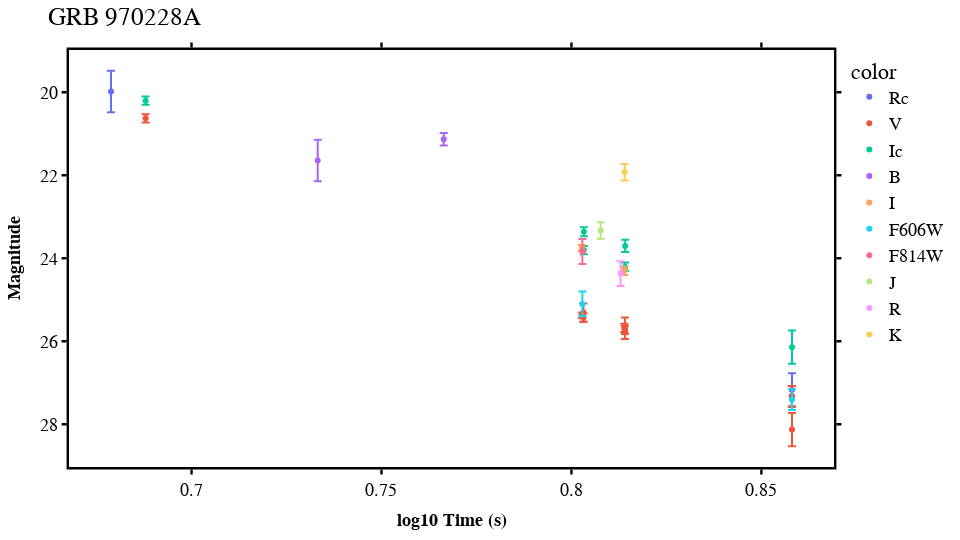

The code cell stored with this chart in its notebook:
### Code cell
import sys
sys.path.append('D:/grb/grbLC/')
from grblc.evolution.lightcurve import Lightcurve

lc = Lightcurve(path='converted/970228A_magAB_extcorr.txt',
                              data_space = "log",
                              name = '970228A')

lc.displayGRB()

### Figure 1 — Plotly figure (JSON) as saved in the notebook; plotly's stock layout.template omitted (floating-point values rounded to 4 significant figures)
{"data": [{"error_y": {"array": [0.5, 0.4]}, "hovertemplate": "color=Rc<br>x=%{x}<br>y=%{y}<extra></extra>", "legendgroup": "Rc", "marker": {"color": "#636efa", "symbol": "circle"}, "mode": "markers", "name": "Rc", "orientation": "v", "showlegend": true, "type": "scatter", "x": [0.6788, 0.8581], "xaxis": "x", "y": [19.98, 27.17], "yaxis": "y"}, {"error_y": {"array": [0.1, 0.07, 0.1, 0.22, 0.1, 0.1, 0.26, 0.25, 0.4, 0.25]}, "hovertemplate": "color=V<br>x=%{x}<br>y=%{y}<extra></extra>", "legendgroup": "V", "marker": {"color": "#EF553B", "symbol": "circle"}, "mode": "markers", "name": "V", "orientation": "v", "showlegend": true, "type": "scatter", "x": [0.6879, 0.8027, 0.8032, 0.8032, 0.8139, 0.8141, 0.8141, 0.858, 0.8581, 0.8581], "xaxis": "x", "y": [20.63, 25.38, 25.43, 25.31, 25.68, 25.73, 25.69, 27.33, 28.13, 27.33], "yaxis": "y"}, {"error_y": {"array": [0.1, 0.1, 0.11, 0.15, 0.1, 0.4]}, "hovertemplate": "color=Ic<br>x=%{x}<br>y=%{y}<extra></extra>", "legendgroup": "Ic", "marker": {"color": "#00cc96", "symbol": "circle"}, "mode": "markers", "name": "Ic", "orientation": "v", "showlegend": true, "type": "scatter", "x": [0.6879, 0.8033, 0.8033, 0.8141, 0.8141, 0.8581], "xaxis": "x", "y": [20.2, 23.8, 23.36, 23.7, 24.2, 26.14], "yaxis": "y"}, {"error_y": {"array": [0.5, 0.15]}, "hovertemplate": "color=B<br>x=%{x}<br>y=%{y}<extra></extra>", "legendgroup": "B", "marker": {"color": "#ab63fa", "symbol": "circle"}, "mode": "markers", "name": "B", "orientation": "v", "showlegend": true, "type": "scatter", "x": [0.7332, 0.7664], "xaxis": "x", "y": [21.64, 21.13], "yaxis": "y"}, {"error_y": {"array": [0.07, 0.1]}, "hovertemplate": "color=I<br>x=%{x}<br>y=%{y}<extra></extra>", "legendgroup": "I", "marker": {"color": "#FFA15A", "symbol": "circle"}, "mode": "markers", "name": "I", "orientation": "v", "showlegend": true, "type": "scatter", "x": [0.8027, 0.8139], "xaxis": "x", "y": [23.75, 24.3], "yaxis": "y"}, {"error_y": {"array": [0.3, 0.25]}, "hovertemplate": "color=F606W<br>x=%{x}<br>y=%{y}<extra></extra>", "legendgroup": "F606W", "marker": {"color": "#19d3f3", "symbol": "circle"}, "mode": "markers", "name": "F606W", "orientation": "v", "showlegend": true, "type": "scatter", "x": [0.8029, 0.8581], "xaxis": "x", "y": [25.1, 27.4], "yaxis": "y"}, {"error_y": {"array": [0.3]}, "hovertemplate": "color=F814W<br>x=%{x}<br>y=%{y}<extra></extra>", "legendgroup": "F814W", "marker": {"color": "#FF6692", "symbol": "circle"}, "mode": "markers", "name": "F814W", "orientation": "v", "showlegend": true, "type": "scatter", "x": [0.8029], "xaxis": "x", "y": [23.84], "yaxis": "y"}, {"error_y": {"array": [0.2]}, "hovertemplate": "color=J<br>x=%{x}<br>y=%{y}<extra></extra>", "legendgroup": "J", "marker": {"color": "#B6E880", "symbol": "circle"}, "mode": "markers", "name": "J", "orientation": "v", "showlegend": true, "type": "scatter", "x": [0.8077], "xaxis": "x", "y": [23.33], "yaxis": "y"}, {"error_y": {"array": [0.3]}, "hovertemplate": "color=R<br>x=%{x}<br>y=%{y}<extra></extra>", "legendgroup": "R", "marker": {"color": "#FF97FF", "symbol": "circle"}, "mode": "markers", "name": "R", "orientation": "v", "showlegend": true, "type": "scatter", "x": [0.8129], "xaxis": "x", "y": [24.37], "yaxis": "y"}, {"error_y": {"array": [0.2]}, "hovertemplate": "color=K<br>x=%{x}<br>y=%{y}<extra></extra>", "legendgroup": "K", "marker": {"color": "#FECB52", "symbol": "circle"}, "mode": "markers", "name": "K", "orientation": "v", "showlegend": true, "type": "scatter", "x": [0.814], "xaxis": "x", "y": [21.93], "yaxis": "y"}], "layout": {"font": {"color": "black", "family": "arial", "size": 18}, "height": 540, "legend": {"title": {"text": "color"}, "tracegroupgap": 0}, "margin": {"b": 40, "l": 40, "r": 40, "t": 50}, "plot_bgcolor": "white", "title": {"font": {"size": 25}, "text": "GRB 970228A"}, "width": 960, "xaxis": {"anchor": "y", "domain": [0, 1], "linecolor": "black", "linewidth": 2.4, "mirror": "allticks", "showgrid": false, "showline": true, "showticklabels": true, "tickcolor": "black", "tickfont": {"color": "black", "family": "arial", "size": 18}, "ticks": "outside", "tickwidth": 2.4, "title": {"font": {"color": "black", "size": 18}, "text": "<b>log10 Time (s)<b>"}}, "yaxis": {"anchor": "x", "autorange": "reversed", "domain": [0, 1], "linecolor": "black", "linewidth": 2.4, "mirror": "allticks", "showgrid": false, "showline": true, "showticklabels": true, "tickcolor": "black", "tickfont": {"color": "black", "family": "arial", "size": 18}, "ticks": "outside", "tickwidth": 2.4, "title": {"font": {"color": "black", "size": 18}, "text": "<b>Magnitude<b>"}}}}
